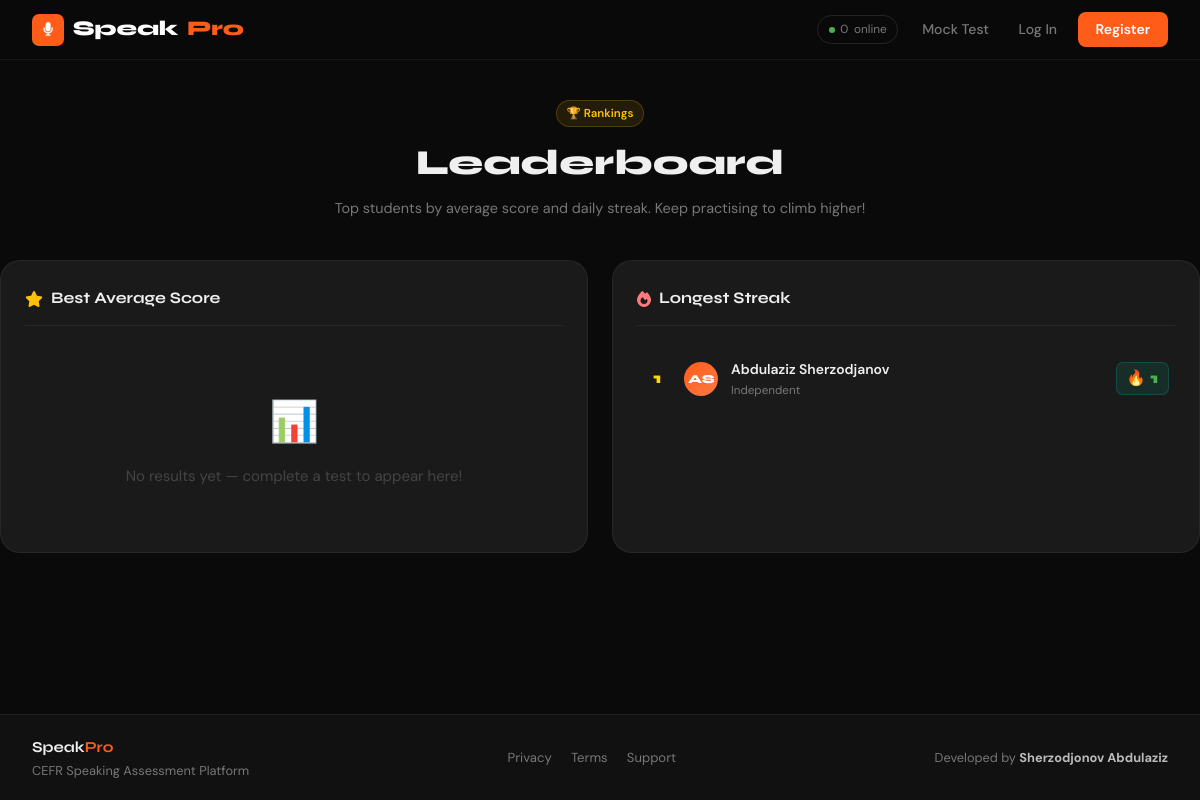
Page /leaderboard/ on the committed database.
### speaking_test/models.py (models this page shows, shortened)
class StudentProfile(models.Model):
    user = models.OneToOneField(User, on_delete=models.CASCADE, related_name='student_profile')
    teacher = models.ForeignKey(Teacher, on_delete=models.SET_NULL, null=True, blank=True)
    phone = models.CharField(max_length=20, blank=True)
    avatar = models.ImageField(upload_to='avatars/', null=True, blank=True)
    streak = models.IntegerField(default=0)
    last_activity = models.DateField(null=True, blank=True)
    total_tests = models.IntegerField(default=0)
    created_at = models.DateTimeField(auto_now_add=True)
    is_approved = models.BooleanField(default=False, verbose_name="Approved",
                                      help_text="Admin must approve before student can take tests")
    is_blocked = models.BooleanField(default=False, verbose_name="Blocked",
                                     help_text="Block student immediately")
    access_start = models.DateField(null=True, blank=True, verbose_name="Access Start Date",
                                    help_text="Set automatically when you approve the student")
    access_days = models.IntegerField(null=True, blank=True, verbose_name="Access Duration (days)",
                                      help_text="Days of unlimited access from approval. Leave blank for unlimited.")
    class Meta:
        verbose_name = "Student Profile"
        verbose_name_plural = "Student Profiles"

### speaking_test/views.py (the view, shortened to what this page needs)
# urls.py: path('leaderboard/', views.leaderboard, name='leaderboard'),
def leaderboard(request):
    from django.db.models import Avg, Count
    from .models import TestSession, StudentProfile
    top_score = (
        TestSession.objects
        .filter(
            status='completed', session_type='center', total_score__isnull=False,
            student__is_staff=False, student__is_superuser=False
        )
        .values('student__id', 'student__first_name', 'student__last_name', 'student__username')
        .annotate(avg=Avg('total_score'), tests=Count('id'))
        .filter(tests__gte=1)
        .order_by('-avg')[:20]
    )
    top_streak = (
        StudentProfile.objects
        .select_related('user')
        .filter(streak__gt=0, user__is_staff=False, user__is_superuser=False)
        .order_by('-streak')[:20]
    )
    my_rank = None
    return render(request, 'speaking_test/leaderboard.html', {
        'top_score':  list(top_score),
        'top_streak': top_streak,
        'my_rank':    my_rank,
    })

### speaking_test/templates/speaking_test/leaderboard.html (shortened to what this page needs)
{% extends 'base.html' %}
{% block content %}
<div class="container lb-page">
  <div class="lb-hero">
    <span class="badge badge-gold">🏆 Rankings</span>
    <h1>Leaderboard</h1>
    <p>Top students by average score and daily streak. Keep practising to climb higher!</p>
  </div>
  <div class="lb-grid">
    <div class="lb-panel">
      <div class="lb-panel-title"><i class="fas fa-star text-gold"></i> Best Average Score</div>
      {% if top_score %}
        <div class="podium">
          {% for e in top_score|slice:":3" %}
            {% if forloop.counter == 2 %}
            <div class="pdm-item">
              <div class="pdm-av silver">{{ e.student__first_name|first|upper }}{{ e.student__last_name|first|upper }}</div>
              <div class="pdm-name">{{ e.student__first_name }}</div>
              <div class="pdm-score">{{ e.avg|floatformat:1 }}</div>
              <div class="pdm-meta">{{ e.tests }}t</div>
            </div>
            {% elif forloop.counter == 1 %}
            <div class="pdm-item">
              <div class="pdm-crown">👑</div>
              <div class="pdm-av gold">{{ e.student__first_name|first|upper }}{{ e.student__last_name|first|upper }}</div>
              <div class="pdm-name">{{ e.student__first_name }}</div>
              <div class="pdm-score">{{ e.avg|floatformat:1 }}</div>
              <div class="pdm-meta">{{ e.tests }}t</div>
            </div>
            {% else %}
            <div class="pdm-item">
              <div class="pdm-av bronze">{{ e.student__first_name|first|upper }}{{ e.student__last_name|first|upper }}</div>
              <div class="pdm-name">{{ e.student__first_name }}</div>
              <div class="pdm-score">{{ e.avg|floatformat:1 }}</div>
              <div class="pdm-meta">{{ e.tests }}t</div>
            </div>
            {% endif %}
          {% endfor %}
        </div>
        {% for e in top_score %}{% if forloop.counter > 3 %}
        <div class="lb-row {% if request.user.id == e.student__id %}is-me{% endif %}">
          <div class="lb-num">{{ forloop.counter }}</div>
          <div class="lb-av">{{ e.student__first_name|first|upper }}{{ e.student__last_name|first|upper }}</div>
          <div class="lb-info">
            <div class="lb-name">{{ e.student__first_name }} {{ e.student__last_name }}</div>
            <div class="lb-meta">{{ e.tests }} test{{ e.tests|pluralize }}</div>
          </div>
          <div class="lb-val {% if e.avg >= 4 %}hi{% elif e.avg >= 3 %}md{% else %}lo{% endif %}">{{ e.avg|floatformat:1 }}</div>
        </div>
        {% endif %}{% endfor %}
      {% else %}
        <div class="lb-empty"><div class="ico">📊</div><p>No results yet — complete a test to appear here!</p></div>
      {% endif %}
    </div>
    <div class="lb-panel">
      <div class="lb-panel-title"><i class="fas fa-fire text-coral"></i> Longest Streak</div>
      {% for sp in top_streak %}
      <div class="lb-row {% if request.user == sp.user %}is-me{% endif %}">
        <div class="lb-num {% if forloop.counter == 1 %}g{% elif forloop.counter == 2 %}s{% elif forloop.counter == 3 %}b{% endif %}">{{ forloop.counter }}</div>
        <div class="lb-av">{{ sp.user.first_name|first|upper }}{{ sp.user.last_name|first|upper }}</div>
        <div class="lb-info">
          <div class="lb-name">{{ sp.user.get_full_name|default:sp.user.username }}</div>
          <div class="lb-meta">{% if sp.teacher %}{{ sp.teacher.name }}{% else %}Independent{% endif %}</div>
        </div>
        <div class="lb-val hi">🔥 {{ sp.streak }}</div>
      </div>
      {% empty %}
        <div class="lb-empty"><div class="ico">🔥</div><p>No streaks yet — practice daily to build yours!</p></div>
      {% endfor %}
    </div>
  </div>
</div>
{% endblock %}

### templates/base.html (style rules this page uses)
:root { --black: #0A0A0A; --black2: #111111; --black3: #1A1A1A; --black4: #242424; --black5: #2E2E2E; --orange: #FF5C1A; --orange2: #FF7A42; --orange-glow: rgba(255,92,26,.12); --orange-border: rgba(255,92,26,.3); --white: #FFFFFF; --gray: #888888; --gray2: #555555; --border: rgba(255,255,255,.06); --border2: rgba(255,255,255,.11); --text: #EFEFEF; --text2: #BBBBBB; --text3: #777777; --text4: #444444; --shadow: 0 8px 40px rgba(0,0,0,.6); --radius: 12px; --radius-sm: 8px; --sky: var(--orange); --sky-light: var(--orange2); --sky-glow: var(--orange-glow); --mint: #4CAF50; --coral: #FF5252; --gold: #FFC107; --bg: var(--black); --bg2: var(--black2); --bg3: var(--black3); --bg4: var(--black4); }
*, *::before, *::after { margin:0; padding:0; box-sizing:border-box; }
html { scroll-behavior:smooth; }
body { font-family: 'DM Sans', sans-serif; background: var(--black); color: var(--text); min-height: 100vh; display: flex; flex-direction: column; overflow-x: hidden; font-size: 15px; line-height: 1.65; }
.container { max-width: 1200px; margin: 0 auto; padding: 0 2rem; }
.badge { display: inline-flex; align-items: center; gap: .3rem; padding: .2rem .6rem; border-radius: 20px; font-size: .72rem; font-weight: 600; }
.badge-gold { background: rgba(255,193,7,.1); color: #ffc107; border: 1px solid rgba(255,193,7,.2); }
.text-gold { color: #ffc107; }
.text-coral { color: #ff7b7b; }

### speaking_test/templates/speaking_test/leaderboard.html (style rules this page uses)
.lb-page { padding:2.5rem 0 5rem; }
.lb-hero { text-align:center; margin-bottom:2.5rem; }
.lb-hero h1 { font-family:'Syne',sans-serif; font-size:2.2rem; font-weight:800; margin:.4rem 0 .3rem; }
.lb-hero p { color:var(--text3); font-size:.9rem; }
.lb-grid { display:grid; grid-template-columns:1fr 1fr; gap:1.5rem; }
.lb-panel { background:var(--bg3); border:1px solid var(--border); border-radius:20px; padding:1.5rem; }
.lb-panel-title { font-family:'Syne',sans-serif; font-size:1rem; font-weight:700; margin-bottom:1.4rem; display:flex; align-items:center; gap:.5rem; padding-bottom:.8rem; border-bottom:1px solid var(--border); }
.lb-row { display:flex; align-items:center; gap:.8rem; padding:.6rem .4rem; border-radius:10px; transition:background .15s; }
.lb-num { font-family:'Syne',sans-serif; font-size:.95rem; font-weight:800; min-width:28px; text-align:center; color:var(--text4); }
.lb-num.g { color:#ffd700; }
.lb-av { width:34px;height:34px; border-radius:50%; flex-shrink:0; background:linear-gradient(135deg,var(--orange),var(--orange2)); display:flex;align-items:center;justify-content:center; font-family:'Syne',sans-serif;font-weight:800;font-size:.76rem;color:#fff; }
.lb-info { flex:1; min-width:0; }
.lb-name { font-weight:600; font-size:.87rem; white-space:nowrap; overflow:hidden; text-overflow:ellipsis; }
.lb-meta { font-size:.73rem; color:var(--text3); }
.lb-val { font-family:'Syne',sans-serif; font-weight:800; font-size:.95rem; padding:.18rem .58rem; border-radius:7px; background:var(--bg4); border:1px solid var(--border2); flex-shrink:0; }
.lb-val.hi { background:rgba(0,212,170,.1); color:var(--mint); border-color:rgba(0,212,170,.2); }
.lb-empty { text-align:center; padding:2.5rem 1rem; color:var(--text4); }
.lb-empty .ico { font-size:2.5rem; margin-bottom:.6rem; }

### rows in the picture
StudentProfile: user.first_name|first "A", user.last_name|first "S", user.get_full_name "Abdulaziz Sherzodjanov", shows "Independent", streak "1"

### other values in the picture
{{ live_count|default:"0" }} "0"
